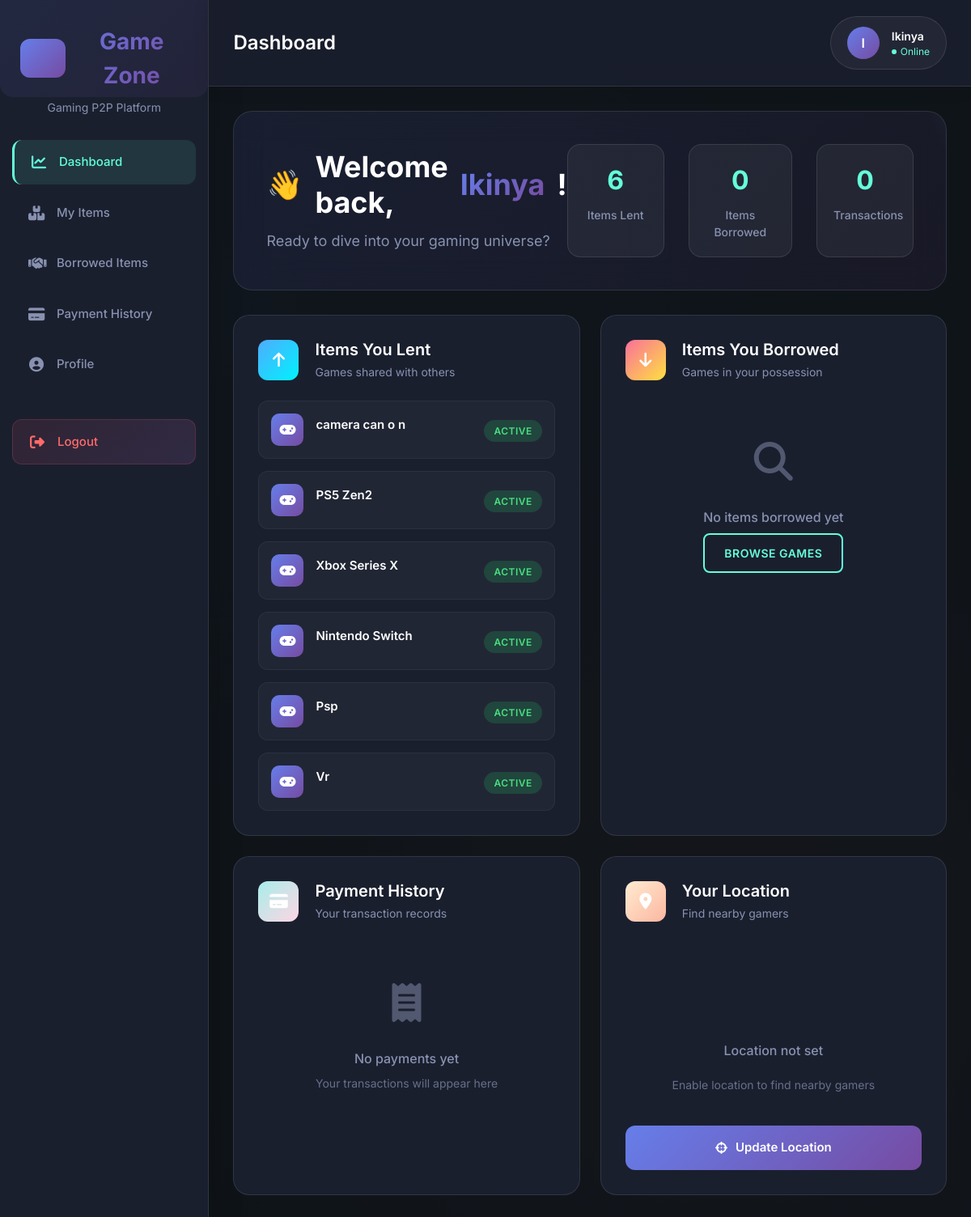
The page /dashboard/ (signed in) on the database its author committed.
### product/models.py (models this page shows, shortened)
class User(AbstractUser):
    is_lender = models.BooleanField(default=False)
    is_borrower = models.BooleanField(default=False)
    phone_number = models.CharField(max_length=20, unique=True, null=True, blank=True)
    gamer_tag = models.CharField(max_length=50, unique=True, null=True, blank=True)
    avatar_url = models.URLField(blank=True, null=True)
    latitude = models.DecimalField(max_digits=9, decimal_places=6, null=True, blank=True)
    longitude = models.DecimalField(max_digits=9, decimal_places=6, null=True, blank=True)
    balance = models.DecimalField(max_digits=12, decimal_places=2, default=0.00)

class Item(models.Model):
    name = models.CharField(max_length=255)
    description = models.TextField(blank=True, null=True)
    owner = models.ForeignKey(settings.AUTH_USER_MODEL, on_delete=models.CASCADE, related_name="items_lent")
    borrower = models.ForeignKey(settings.AUTH_USER_MODEL, on_delete=models.SET_NULL, null=True, blank=True, related_name="items_borrowed")
    is_borrowed = models.BooleanField(default=False)
    created_at = models.DateTimeField(default=timezone.now)
    file = models.FileField(upload_to="items/files/", blank=True, null=True)  # any file
    time_from = models.TimeField(null=True)
    time_to = models.TimeField(null=True)
    price = models.DecimalField(max_digits=20, decimal_places=2,null=True)

### product/views.py (the view)
# urls.py: path("dashboard/", views.dashboard, name="dashboard"),
@login_required
def dashboard(request):
    lent_items = Item.objects.filter(owner=request.user)
    borrowed_items = Item.objects.filter(borrower=request.user)
    payments = Payment.objects.filter(user=request.user)
    return render(request, "product/dashboard.html", {
        "lent_items": lent_items,
        "borrowed_items": borrowed_items,
        "payments": payments,
    })

### product/templates/product/dashboard.html (shortened to what this page needs)
{% extends "product/base.html" %}
{% block topbar %}Dashboard{% endblock %}
{% block content %}
<div class="dashboard-container">
  <div class="welcome-hero">
    <div class="welcome-content">
      <h1 class="welcome-title">
        <span class="wave">👋</span>
        Welcome back, <span class="username-highlight">{{ user.username }}</span>!
      </h1>
      <p class="welcome-subtitle">Ready to dive into your gaming universe?</p>
    </div>
    <div class="hero-stats">
      <div class="stat-item">
        <div class="stat-number">{{ lent_items|length }}</div>
        <div class="stat-label">Items Lent</div>
      </div>
      <div class="stat-item">
        <div class="stat-number">{{ borrowed_items|length }}</div>
        <div class="stat-label">Items Borrowed</div>
      </div>
      <div class="stat-item">
        <div class="stat-number">{{ payments|length }}</div>
        <div class="stat-label">Transactions</div>
      </div>
    </div>
  </div>
  <div class="dashboard-grid">
    <div class="dashboard-card lent-card">
      <div class="card-header">
        <div class="card-icon lent-icon">
          <i class="fas fa-arrow-up"></i>
        </div>
        <div class="card-title-section">
          <h3 class="card-title">Items You Lent</h3>
          <p class="card-subtitle">Games shared with others</p>
        </div>
      </div>
      <div class="card-content">
        {% if lent_items %}
          <div class="items-list">
            {% for item in lent_items %}
              <div class="item-entry">
                <div class="item-icon">
                  <i class="fas fa-gamepad"></i>
                </div>
                <div class="item-details">
                  <span class="item-name">{{ item.name }}</span>
                  <span class="item-condition condition-{{ item.condition|lower }}">
                  </span>
                </div>
                <div class="item-status">
                  <span class="status-badge active">Active</span>
                </div>
              </div>
            {% endfor %}
          </div>
        {% endif %}
      </div>
    </div>
    <div class="dashboard-card borrowed-card">
      <div class="card-header">
        <div class="card-icon borrowed-icon">
          <i class="fas fa-arrow-down"></i>
        </div>
        <div class="card-title-section">
          <h3 class="card-title">Items You Borrowed</h3>
          <p class="card-subtitle">Games in your possession</p>
        </div>
      </div>
      <div class="card-content">
        {% if borrowed_items %}
          <div class="items-list">
            {% for item in borrowed_items %}
              <div class="item-entry">
                <div class="item-icon">
                  <i class="fas fa-gamepad"></i>
                </div>
                <div class="item-details">
                  <span class="item-name">{{ item.name }}</span>
                  <span class="item-condition condition-{{ item.condition|lower }}">
                    {{ item.condition }}
                  </span>
                </div>
                <div class="item-status">
                  <span class="status-badge borrowed">Borrowed</span>
                </div>
              </div>
            {% endfor %}
          </div>
        {% else %}
          <div class="empty-state">
            <div class="empty-icon">
              <i class="fas fa-search"></i>
            </div>
            <p class="empty-text">No items borrowed yet</p>
            <button class="btn-primary-outline"><a href="{% url 'landing' %}">Browse Games</a></button>
          </div>
        {% endif %}
      </div>
    </div>
    <div class="dashboard-card payment-card">
      <div class="card-header">
        <div class="card-icon payment-icon">
          <i class="fas fa-credit-card"></i>
        </div>
        <div class="card-title-section">
          <h3 class="card-title">Payment History</h3>
          <p class="card-subtitle">Your transaction records</p>
        </div>
      </div>
      <div class="card-content">
        {% if payments %}
          <div class="payments-list">
            {% for p in payments %}
              <div class="payment-entry">
                <div class="payment-amount">
                  <span class="currency">KSH</span>
                  <span class="amount">{{ p.amount }}</span>
                </div>
                <div class="payment-details">
                  <div class="payment-status status-{{ p.status|lower }}">
{% if p.status|lower == "completed" %}
    <i class="icon-check-circle text-green-500"></i>
{% else %}
    <i class="icon-clock text-yellow-500"></i>
{% endif %}
                    {{ p.status }}
                  </div>
                  <div class="payment-date">{{ p.created_at|date:"M d, Y" }}</div>
                </div>
              </div>
            {% endfor %}
          </div>
        {% else %}
          <div class="empty-state">
            <div class="empty-icon">
              <i class="fas fa-receipt"></i>
            </div>
            <p class="empty-text">No payments yet</p>
            <p class="empty-subtext">Your transactions will appear here</p>
          </div>
        {% endif %}
      </div>
    </div>
    <div class="dashboard-card location-card">
      <div class="card-header">
        <div class="card-icon location-icon">
          <i class="fas fa-map-marker-alt"></i>
        </div>
        <div class="card-title-section">
          <h3 class="card-title">Your Location</h3>
          <p class="card-subtitle">Find nearby gamers</p>
        </div>
      </div>
      <div class="card-content">
        <div class="location-display">
          <div class="location-status" id="location-status">
            {% if user.profile.latitude %}
              <div class="location-info">
                <div class="coordinates">
                  <i class="fas fa-crosshairs"></i>
                  <span id="location-text">
                    Lat: {{ user.profile.latitude|floatformat:4 }},
                    Lng: {{ user.profile.longitude|floatformat:4 }}
                  </span>
                </div>
                <div class="location-badge verified">
                  <i class="fas fa-check-circle"></i>
                  Location Verified
                </div>
              </div>
            {% else %}
              <div class="location-info no-location">
                <div class="location-icon-large">
                </div>
                <p class="no-location-text">Location not set</p>
                <p class="no-location-subtext">Enable location to find nearby gamers</p>
              </div>
            {% endif %}
          </div>
          <button class="btn-location" onclick="getLocation()">
            <i class="fas fa-crosshairs"></i>
            <span>Update Location</span>
          </button>
        </div>
      </div>
    </div>
  </div>
</div>
{% endblock %}

### product/templates/product/base.html (shortened to what this page needs)
<!DOCTYPE html>
<html lang="en">
<head>
  <link href="https://cdn.jsdelivr.net/npm/bootstrap@5.3.0/dist/css/bootstrap.min.css" rel="stylesheet">
  <link href="https://cdnjs.cloudflare.com/ajax/libs/font-awesome/6.4.0/css/all.min.css" rel="stylesheet">
<script src="https://cdn.tailwindcss.com"></script>
</head>
<body>
  <nav class="sidebar">
    <div class="sidebar-header">
      <div class="logo">
        <i class="fas fa-gamepad logo-icon"></i>
        <span>Game Zone</span>
      </div>
      <p class="sidebar-subtitle">Gaming P2P Platform</p>
    </div>
    <ul class="nav-menu">
      <li class="nav-item">
        <a href="{% url 'dashboard' %}" class="nav-link active">
          <i class="fas fa-chart-line nav-icon"></i>
          <span>Dashboard</span>
        </a>
      </li>
      <li class="nav-item">
        <a href="{% url 'my_items' %}" class="nav-link">
          <i class="fas fa-boxes nav-icon"></i>
          <span>My Items</span>
        </a>
      </li>
      <li class="nav-item">
        <a href="{% url 'borrowed_items' %}" class="nav-link">
          <i class="fas fa-handshake nav-icon"></i>
          <span>Borrowed Items</span>
        </a>
      </li>
      <li class="nav-item">
        <a href="{% url 'payment_list' %}" class="nav-link">
          <i class="fas fa-credit-card nav-icon"></i>
          <span>Payment History</span>
        </a>
      </li>
      <li class="nav-item">
        <a href="{% url 'profile' %}" class="nav-link">
          <i class="fas fa-user-circle nav-icon"></i>
          <span>Profile</span>
        </a>
      </li>
      <li class="nav-item">
        <a href="{% url 'logout' %}" class="nav-link logout-link">
          <i class="fas fa-sign-out-alt nav-icon"></i>
          <span>Logout</span>
        </a>
      </li>
    </ul>
  </nav>
  <main class="main-content">
    <header class="topbar">
      <h1 class="topbar-title">{% block topbar %}Dashboard{% endblock %}</h1>
      <div class="user-info">
        <div class="user-avatar">
          {{ user.username|first|upper }}
        </div>
        <div class="user-details">
          <span class="user-name">{{ user.username }}</span>
          <span class="user-status">
            <span class="status-dot"></span>
            Online
          </span>
        </div>
      </div>
    </header>
    <div class="content-area">
      {% block content %}{% endblock %}
    </div>
  </main>
<script src="https://cdn.tailwindcss.com"></script>
</body>
</html>

### product/templates/product/base.html (style rules this page uses)
:root { --primary-gradient: linear-gradient(135deg, #667eea 0%, #764ba2 100%); --secondary-gradient: linear-gradient(135deg, #f093fb 0%, #f5576c 100%); --dark-bg: #0f1419; --sidebar-bg: #1a1f2e; --sidebar-hover: #252b3d; --text-primary: #ffffff; --text-secondary: #8892b0; --accent: #64ffda; --shadow: 0 10px 40px rgba(0,0,0,0.2); --border-radius: 16px; --transition: all 0.3s cubic-bezier(0.4, 0, 0.2, 1); }
* { margin: 0; padding: 0; box-sizing: border-box; }
body { font-family: 'Inter', -apple-system, BlinkMacSystemFont, sans-serif; background: var(--dark-bg); color: var(--text-primary); display: flex; min-height: 100vh; overflow-x: hidden; }
body::before { content: ''; position: fixed; top: 0; left: 0; width: 100%; height: 100%; background: radial-gradient(circle at 25% 25%, rgba(102, 126, 234, 0.1) 0%, transparent 50%), radial-gradient(circle at 75% 75%, rgba(245, 87, 108, 0.1) 0%, transparent 50%); z-index: -1; animation: backgroundShift 20s ease-in-out infinite; }
.sidebar { width: 280px; background: var(--sidebar-bg); backdrop-filter: blur(20px); border-right: 1px solid rgba(255,255,255,0.1); position: relative; transition: var(--transition); box-shadow: var(--shadow); }
.sidebar::before { content: ''; position: absolute; top: 0; left: 0; right: 0; height: 120px; background: var(--primary-gradient); opacity: 0.1; border-radius: 0 0 var(--border-radius) var(--border-radius); }
.sidebar-header { padding: 30px 25px; text-align: center; position: relative; z-index: 1; }
.logo { font-size: 28px; font-weight: 700; background: var(--primary-gradient); -webkit-background-clip: text; -webkit-text-fill-color: transparent; background-clip: text; display: flex; align-items: center; justify-content: center; gap: 12px; margin-bottom: 8px; }
.logo-icon { font-size: 32px; background: var(--primary-gradient); padding: 8px; border-radius: 12px; color: white; animation: logoGlow 2s ease-in-out infinite alternate; }
.sidebar-subtitle { font-size: 14px; color: var(--text-secondary); font-weight: 400; }
.nav-menu { padding: 0 15px; list-style: none; }
.nav-item { margin-bottom: 8px; }
.nav-link { display: flex; align-items: center; gap: 15px; padding: 16px 20px; color: var(--text-secondary); text-decoration: none; border-radius: 12px; font-weight: 500; font-size: 15px; transition: var(--transition); position: relative; overflow: hidden; }
.nav-link::before { content: ''; position: absolute; top: 0; left: -100%; width: 100%; height: 100%; background: var(--primary-gradient); opacity: 0; transition: var(--transition); z-index: -1; }
.nav-link.active { color: var(--accent); background: rgba(100, 255, 218, 0.1); border-left: 3px solid var(--accent); }
.nav-icon { font-size: 18px; width: 20px; text-align: center; }
.logout-link { margin-top: 40px; background: linear-gradient(135deg, rgba(245, 87, 108, 0.1), rgba(240, 147, 251, 0.1)); border: 1px solid rgba(245, 87, 108, 0.2); color: #ff6b6b !important; }
.main-content { flex: 1; display: flex; flex-direction: column; background: rgba(15, 20, 25, 0.8); }
.topbar { background: rgba(26, 31, 46, 0.9); backdrop-filter: blur(20px); border-bottom: 1px solid rgba(255,255,255,0.1); padding: 20px 30px; display: flex; justify-content: space-between; align-items: center; position: sticky; top: 0; z-index: 100; box-shadow: 0 2px 20px rgba(0,0,0,0.1); }
.topbar-title { font-size: 24px; font-weight: 600; color: var(--text-primary); margin: 0; }
.user-info { display: flex; align-items: center; gap: 15px; background: rgba(255,255,255,0.05); padding: 12px 20px; border-radius: 50px; border: 1px solid rgba(255,255,255,0.1); transition: var(--transition); }
.user-avatar { width: 40px; height: 40px; background: var(--primary-gradient); border-radius: 50%; display: flex; align-items: center; justify-content: center; color: white; font-weight: 600; font-size: 16px; }
.user-details { display: flex; flex-direction: column; }
.user-name { font-weight: 600; color: var(--text-primary); font-size: 14px; }
.user-status { font-size: 12px; color: var(--accent); display: flex; align-items: center; gap: 5px; }
.status-dot { width: 6px; height: 6px; background: var(--accent); border-radius: 50%; animation: pulse 2s infinite; }
.content-area { flex: 1; padding: 30px; overflow-y: auto; }

### rows shown on the page
User: username|first "I", username "Ikinya"
Item: name "camera can o n"
Item: name "PS5 Zen2"
Item: name "Xbox Series X"
Item: name "Nintendo Switch"
Item: name "Psp"
Item: name "Vr"

### other values the page prints
{{ lent_items|length }} "6"
{{ borrowed_items|length }} "0"
{{ payments|length }} "0"
